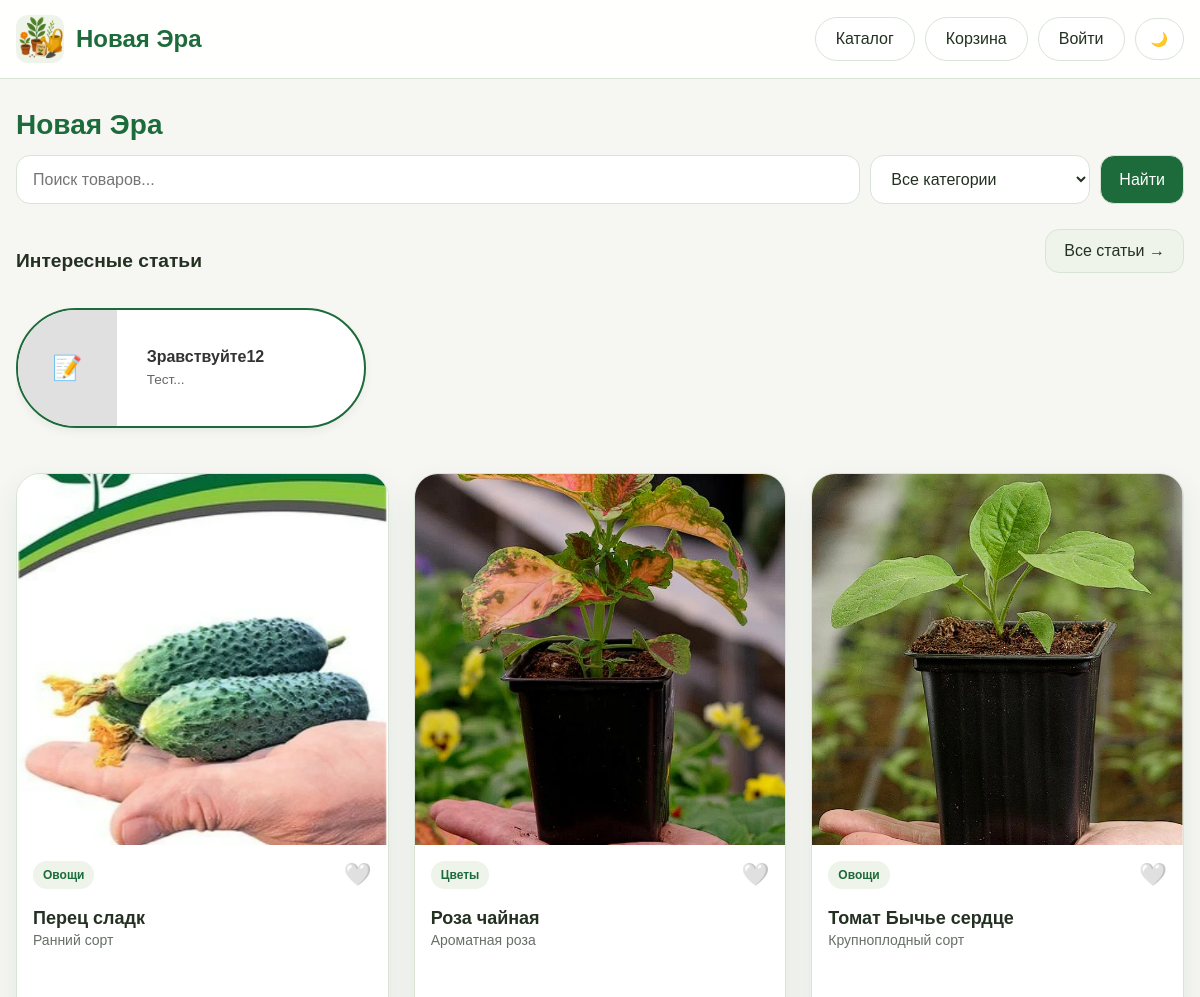
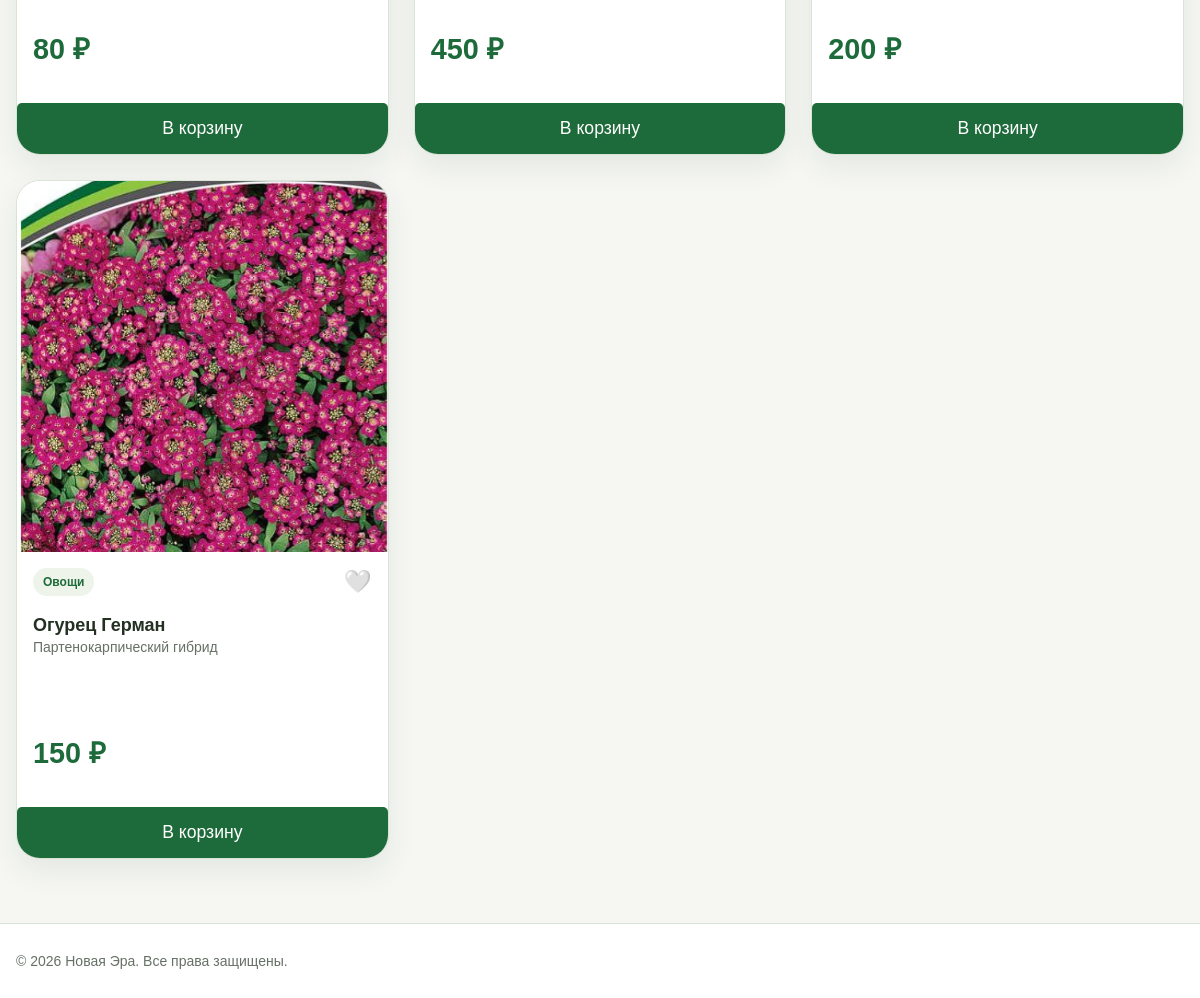
The page / on the database its author committed (2 pictures, top to bottom).
### models.py (models this page shows, shortened)
class Post(db.Model):
    __tablename__ = 'post'
    id = db.Column(db.Integer, primary_key=True)
    title = db.Column(db.String(200), nullable=False)
    content = db.Column(db.Text, nullable=False)
    date_posted = db.Column(db.DateTime, default=datetime.now)
    image_post = db.Column(db.String(255))
    product_id = db.Column(db.Integer, db.ForeignKey('products.id'), nullable=True)
    related_product = db.relationship('Product', backref='posts')

class Product(db.Model):
    __tablename__ = "products"
    id = db.Column(db.Integer, primary_key=True)
    name = db.Column(db.String(200), nullable=False, index=True)
    description = db.Column(db.Text, nullable=False)
    price = db.Column(db.Float, nullable=False)
    image_url = db.Column(db.String(255), nullable=True)
    category_id = db.Column(db.Integer, db.ForeignKey("categories.id"), nullable=False)
    created_at = db.Column(db.DateTime, default=datetime.utcnow, nullable=False)
    category = db.relationship("Category", back_populates="products", lazy="selectin")
    extra_images = db.relationship('ProductImage',
                                   backref='product',
                                   lazy='dynamic',
                                   cascade='all, delete-orphan',
                                   order_by='ProductImage.order')
    def _resolve_image_url(self) -> str:
        if not self.image_url or not self.image_url.strip():
            return "/static/images/icon.png"
        value = self.image_url.strip().replace("\\", "/")
        if value.startswith(("http://", "https://", "/")):
            return value
        if value.startswith("static/"):
            return "/" + value
        return f"/static/{value.lstrip('/')}"
    @property
    def image_src(self) -> str:
        return self._resolve_image_url()

class Category(db.Model):
    __tablename__ = "categories"
    id = db.Column(db.Integer, primary_key=True)
    slug = db.Column(db.String(64), unique=True, nullable=False, index=True)
    name = db.Column(db.String(100), unique=True, nullable=False)
    products = db.relationship("Product", back_populates="category", cascade="all, delete-orphan", lazy="selectin")

### routes.py (the view)
@bp.route("/")
def index():
    categories = Category.query.order_by(Category.name).all()
    cat_slug = (request.args.get("category") or "").strip()
    search = (request.args.get("search") or "").strip()
    if cat_slug == "favorites":
        if current_user.is_authenticated:
            products = current_user.favorite_products.all()
        else:
            products = []
            flash("Войдите, чтобы просмотреть избранное", "info")
        if search:
            products = [p for p in products if search.lower() in p.name.lower() or search.lower() in p.description.lower()]
    else:
        query = Product.query
        if cat_slug and cat_slug != "all":
            query = query.join(Category).filter(Category.slug == cat_slug)
        if search:
            like = f"%{search}%"
            query = query.filter(or_(Product.name.ilike(like), Product.description.ilike(like)))
        products = query.order_by(Product.id.desc()).all()
    favorites_ids = []
    if current_user.is_authenticated:
        favorites_ids = [p.id for p in current_user.favorite_products.all()]
    posts = Post.query.order_by(Post.date_posted.desc()).limit(10).all()
    return render_template("index.html", categories=categories, products=products, favorites_ids=favorites_ids, posts=posts)

### templates/index.html (shortened to what this page needs)
{% extends "base.html" %}
{% block content %}
<div class="catalog-section">
    <div class="section-head">
        <h2 style="color:var(--brand);">{{ brand_name }}</h2>
    </div>
    <form method="GET" action="{{ url_for('main.index') }}" class="search-form">
        <input type="text" name="search" class="search-input" placeholder="Поиск товаров..." value="{{ request.args.get('search', '') }}">
        <select name="category" class="search-input" style="flex:0 0 220px;">
            <option value="">Все категории</option>
        </select>
        <button type="submit" class="search-btn" style="background:var(--brand);color:#fff;">Найти</button>
    </form>
    <div class="stories-section" style="margin: 25px 0 35px 0;">
        <div class="stories-header" style="display: flex; justify-content: space-between; align-items: center; margin-bottom: 15px;">
            <h3 style="margin: 0; font-size: 1.2rem;">Интересные статьи</h3>
            <a href="{{ url_for('main.blog') }}" class="back-btn">
                Все статьи →
            </a>
        </div>
        <div class="stories-container" style="display: flex; gap: 20px; overflow-x: auto; padding-bottom: 10px; scrollbar-width: thin; -webkit-overflow-scrolling: touch;">
            {% for post in posts %}
            <a href="{{ url_for('main.post_detail', post_id=post.id) }}" class="story-item" style="text-decoration: none; color: inherit; display: flex; align-items: center; width: 350px; height: 120px; background: #fff; border-radius: 60px; border: 2px solid var(--brand); overflow: hidden; flex-shrink: 0; transition: transform 0.2s ease; box-shadow: 0 4px 10px rgba(0,0,0,0.05);">
                <div class="story-image-side" style="flex: 1; height: 100%; max-width: 110px;">
                    {% if post.image_post %}
                        <img src="{{ post.image_post }}" alt="{{ post.title }}" style="width: 100%; height: 100%; object-fit: cover;">
                    {% else %}
                        <div style="width: 100%; height: 100%; background: #e0e0e0; display: flex; align-items: center; justify-content: center; font-size: 1.5rem;">📝</div>
                    {% endif %}
                </div>
                <div class="story-text-side" style="flex: 2; padding: 0 20px 0 30px; display: flex; flex-direction: column; justify-content: center; overflow: hidden;">
                    <h4 style="margin: 0; font-size: 1rem; color: #333; display: -webkit-box; -webkit-line-clamp: 1; -webkit-box-orient: vertical; overflow: hidden;">
                        {{ post.title }}
                    </h4>
                    <p style="margin: 5px 0 0 0; font-size: 0.85rem; color: #666; line-height: 1.3; display: -webkit-box; -webkit-line-clamp: 2; -webkit-box-orient: vertical; overflow: hidden;">
                        {{ post.content[:80] }}...
                    </p>
                </div>
            </a>
            {% else %}
                <p style="font-size: 0.9rem; color: gray; margin: 10px 0;">Здесь будут появляться новые статьи.</p>
            {% endfor %}
        </div>
    </div>
    <div class="products-grid">
{% for p in products %}
<div class="product-card">
    <a href="{{ url_for('.product_detail', product_id=p.id) }}" class="product-card-link">
        <img src="{{ p.image_src }}" alt="{{ p.name }}" loading="lazy">
    </a>
    <div class="product-body">
        <div style="display: flex; justify-content: space-between; align-items: center; margin-bottom: 8px;">
            <span class="badge">{{ p.category.name }}</span>
            {% if current_user.is_authenticated %}
                <form method="POST" action="{{ url_for('main.toggle_favorite', product_id=p.id) }}" class="favorite-form">
                    <input type="hidden" name="csrf_token" value="{{ csrf_token() }}">
                    <button type="submit" class="favorite-btn {% if p.id in favorites_ids %}active{% endif %}" aria-label="Избранное">
                        {% if p.id in favorites_ids %}❤️{% else %}🤍{% endif %}
                    </button>
                </form>
            {% else %}
                <a href="{{ url_for('main.login') }}" class="favorite-btn" style="text-decoration: none;">🤍</a>
            {% endif %}
        </div>
        <a href="{{ url_for('.product_detail', product_id=p.id) }}" style="text-decoration: none; color: inherit;">
            <h3>{{ p.name }}</h3>
            <p class="product-description">{{ p.description[:100] }}{% if p.description|length > 100 %}...{% endif %}</p>
            <p class="price">{{ "%.0f"|format(p.price) }} ₽</p>
        </a>
    </div>
    <button class="add-to-cart" data-id="{{ p.id }}" data-title="{{ p.name }}" data-price="{{ p.price }}" data-image="{{ p.image_src }}">В корзину</button>
</div>
{% else %}
    <p>Товары не найдены</p>
{% endfor %}
    </div>
</div>
{% endblock %}

### templates/base.html (shortened to what this page needs)
<!DOCTYPE html>
<html lang="ru">
<head>
    <link rel="stylesheet" href="{{ url_for('static', filename='css/style.css') }}">
</head>
<body>
<header class="header">
    <div class="container header-inner">
        <div class="logo">
            <a href="{{ url_for('main.index') }}" style="display:flex;align-items:center;gap:12px;">
                <img src="{{ url_for('static', filename='images/icon.png') }}" alt="Logo" style="width:48px;height:48px;border-radius:12px;">
                <div class="logo-text">
                    <div class="title" style="color:var(--brand);">{{ brand_name }}</div>
                </div>
            </a>
        </div>
        <nav class="top-nav">
            <a href="{{ url_for('main.index') }}" class="top-link">Каталог</a>
            <a href="{{ url_for('main.basket') }}" class="top-link">Корзина</a>
            {% if current_user.is_authenticated %}
                {% if current_user.is_admin %}
                    <a href="{{ url_for('main.admin') }}" class="top-link">Админка</a>
                {% endif %}
                <a href="{{ url_for('main.profile') }}" class="profile-btn">{{ current_user.username }}</a>
                <a href="{{ url_for('main.logout') }}" class="top-link">Выйти</a>
            {% else %}
                <a href="{{ url_for('main.login') }}" class="top-link">Войти</a>
            {% endif %}
            <button id="themeToggle" class="theme-toggle" type="button">🌙</button>
        </nav>
    </div>
</header>
<main class="main-content container">
    {% block content %}{% endblock %}
</main>
<footer class="footer">
    <div class="container footer-inner">
        <p>© 2026 {{ brand_name }}. Все права защищены.</p>
    </div>
</footer>
</body>
</html>

### rows shown on the page
Post: title "Зравствуйте12", content "Тест"
Product: image_src (picture), category.name "Овощи", name "Перец сладк", description "Ранний сорт", price "80"
Product: image_src (picture), category.name "Цветы", name "Роза чайная", description "Ароматная роза", price "450"
Product: image_src (picture), category.name "Овощи", name "Томат Бычье сердце", description "Крупноплодный сорт", price "200"
Product: image_src (picture), category.name "Овощи", name "Огурец Герман", description "Партенокарпический гибрид", price "150"

### other values the page prints
{{ brand_name }} "Новая Эра"
